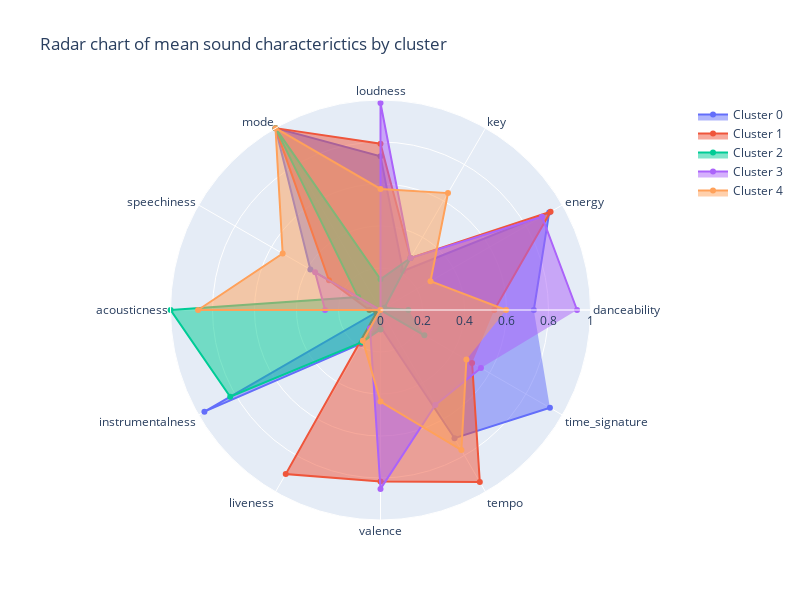

The notebook cell saved with this chart:
### Code cell
# State the label for each arm of the chart
categories = ['danceability', 'energy', 'key', 'loudness', 'mode', 'speechiness', 
       'acousticness', 'instrumentalness', 'liveness', 'valence', 'tempo', 'time_signature']

# Create an empty list to store the objects
trace_objects = []

# Iterate over the unique cluster numbers and add an object for each cluster to the list
for cluster in sorted(songs_df_minmax['group'].unique()):
  cluster_songs_means = go.Scatterpolar(
    r=songs_df_minmax.loc[songs_df_minmax["group"] == cluster].mean().tolist(),
    theta=categories,
    fill='toself',
    name=f'Cluster {cluster}'
  )
  trace_objects.append(cluster_songs_means)

# Add the objects to the figure
fig = go.Figure()
fig.add_traces(trace_objects)

# Add extras to the plot such as title
# You'll always need `polar=dict(radialaxis=dict(visible=True,range=[0, 1]))` when creating a radar plot
fig.update_layout(
  title_text = 'Radar chart of mean sound characterictics by cluster',
  height = 600,
  width = 800,
  polar=dict(
    radialaxis=dict(
      visible=True,
      range=[0, 1]
    )),
  showlegend=True
)

# Show the initialised plot and the layers
fig.show()

### Figure 1 — Plotly figure (JSON) as saved in the notebook; plotly's stock layout.template omitted (floating-point values rounded to 4 significant figures)
{"data": [{"fill": "toself", "name": "Cluster 0", "r": [0.7301, 0.9274, 0.2143, 0.7325, 1, 0.3856, 0.001186, 0.9682, 0.1855, 0.07932, 0.7048, 0.9316, 1, 0], "theta": ["danceability", "energy", "key", "loudness", "mode", "speechiness", "acousticness", "instrumentalness", "liveness", "valence", "tempo", "time_signature"], "type": "scatterpolar"}, {"fill": "toself", "name": "Cluster 1", "r": [0.5418, 0.9352, 0.2857, 0.7921, 1, 0.2832, 0.05291, 0.02143, 0.9024, 0.8169, 0.9459, 0.5036, 1, 1], "theta": ["danceability", "energy", "key", "loudness", "mode", "speechiness", "acousticness", "instrumentalness", "liveness", "valence", "tempo", "time_signature"], "type": "scatterpolar"}, {"fill": "toself", "name": "Cluster 2", "r": [0.1327, 0.02187, 0.2857, 0.1462, 1, 0.1231, 0.9995, 0.8264, 0.177, 0.0932, 0.0002418, 0.2411, 0.5, 2], "theta": ["danceability", "energy", "key", "loudness", "mode", "speechiness", "acousticness", "instrumentalness", "liveness", "valence", "tempo", "time_signature"], "type": "scatterpolar"}, {"fill": "toself", "name": "Cluster 3", "r": [0.9359, 0.8882, 0.2857, 0.9857, 0, 0.3596, 0.2639, 1.123e-06, 0.09983, 0.8519, 0.5223, 0.5524, 1, 3], "theta": ["danceability", "energy", "key", "loudness", "mode", "speechiness", "acousticness", "instrumentalness", "liveness", "valence", "tempo", "time_signature"], "type": "scatterpolar"}, {"fill": "toself", "name": "Cluster 4", "r": [0.598, 0.275, 0.6429, 0.5762, 1, 0.538, 0.8688, 0.0009091, 0.1686, 0.4358, 0.7703, 0.4724, 1, 4], "theta": ["danceability", "energy", "key", "loudness", "mode", "speechiness", "acousticness", "instrumentalness", "liveness", "valence", "tempo", "time_signature"], "type": "scatterpolar"}], "layout": {"height": 600, "polar": {"angularaxis": {"type": "category"}, "radialaxis": {"autorange": false, "range": [0, 1], "type": "linear", "visible": true}}, "showlegend": true, "title": {"text": "Radar chart of mean sound characterictics by cluster"}, "width": 800}}
